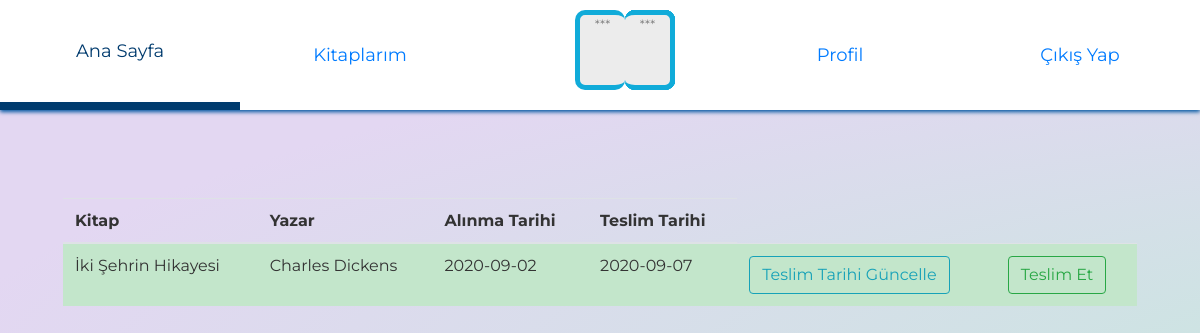
/user_book (signed in), run on the app's committed database.
### Models/borrow.py (models this page shows, shortened)
class Borrow(db.Model):
    __tablename__ = 'borrow'
    id = db.Column(db.Integer, primary_key=True)
    user_id = db.Column(db.Integer,db.ForeignKey('user.id'))
    book_id = db.Column(db.Integer,db.ForeignKey('book.id'))
    start_date = db.Column(db.DateTime,default=datetime.utcnow)
    end_date = db.Column(db.DateTime)

### Models/book.py (models this page shows, shortened)
class Book(db.Model):
    __tablename__ = 'book'
    id = db.Column(db.Integer, primary_key=True)
    title = db.Column(db.String(200))
    author = db.Column(db.String(200))
    type = db.Column(db.String(200),db.ForeignKey('type.id'))
    barcode = db.Column(db.Integer)
    status = db.Column(db.Boolean, default=True)
    img = db.Column(db.Text, unique=True, nullable=False)
    imgname = db.Column(db.Text, nullable=False)
    mimetype = db.Column(db.Text, nullable=False)

### Routes/routes.py (the view)
@routes.route("/user_book")
def user_book():
    orders = db.session.query(Borrow,Book).filter(Borrow.user_id == current_user.id).filter(Borrow.book_id== Book.id).all()
    print("***********orders********")
    print(orders)
    def convertdate(rdate):
        cdate=datetime.datetime.strptime(str(rdate).split(" ")[0], "%Y-%m-%d").date()
        return cdate
    time = datetime.datetime.now()
    return render_template("user_book.html",orders=orders,convertdate=convertdate,time=time)

### app.py (called while the page is built)
@login_manager.user_loader
def get(id):
    return User.query.get(id)

### templates/user_book.html (shortened to what this page needs)
<html>
<head>
    <link rel="stylesheet" href="https://maxcdn.bootstrapcdn.com/bootstrap/4.0.0/css/bootstrap.min.css">
    <link rel="stylesheet" type="text/css" href="../static/css/home.css" />
    <link rel="stylesheet" type="text/css" href="../static/css/search.css" />
</head>
<body>
    <div>
        <section class='header'>
            <header>
                <ul class='menu'>
                    <li class="anasayfa">
                        <a href='/home'>Ana Sayfa</a>
                    </li>
                    <li>
                        <a href='/user_book'>Kitaplarım</a>
                    </li>
                    <li>
                        <div class="logo">
                            <div class="paper">
                            </div>
                            <div class="paper">
                            </div>
                        </div>
                    </li>
                    <li>
                        <a href='/profile'>Profil</a>
                    </li>
                    <li class="logout">
                        <a href='/logout'>Çıkış Yap</a>
                    </li>
                </ul>
            </header>
        </section>
        <div style="margin-top: 150px;" class="container">
            <table class="table table-hover">
                <thead>
                    <tr>
                        <th scope="col">Kitap</th>
                        <th scope="col">Yazar</th>
                        <th scope="col">Alınma Tarihi</th>
                        <th scope="col">Teslim Tarihi</th>
                    </tr>
                </thead>
                <tbody>
                    {%for borrow,book in orders %}
                    {% if borrow.end_date < time %}
                    <tr class ="table-danger">
                        <td>{{book.title}}</td>
                        <td>{{book.author}}</td>
                        <td>{{convertdate(borrow.start_date)}}</td>
                        <td>{{convertdate(borrow.end_date)}}</td>
                        <td><a href="/postpone/{{borrow.id}}" class="btn btn-outline-info">Teslim Tarihi Güncelle</a></td>
                        <td><a href="/delivery_book/{{borrow.book_id}}" class="btn btn-outline-success">Teslim Et</a></td>
                    </tr>
                    {%else%}
                     <tr class ="table-success">
                        <td>{{book.title}}</td>
                        <td>{{book.author}}</td>
                        <td>{{convertdate(borrow.start_date)}}</td>
                        <td>{{convertdate(borrow.end_date)}}</td>
                        <td><a href="/postpone/{{borrow.id}}" class="btn btn-outline-info">Teslim Tarihi Güncelle</a></td>
                        <td><a href="/delivery_book/{{borrow.book_id}}" class="btn btn-outline-success">Teslim Et</a></td>
                    </tr>
                    {%endif%}
                    {% endfor %}
                </tbody>
            </table>
        </div>
    </div>
</body>
</html>

### static/css/home.css (style rules this page uses)
body { font-family: "Montserrat", Helvetica, sans-serif; background: radial-gradient( ellipse at center, rgba(194, 234, 219, 1) 0%, rgba(227, 215, 242, 1) 74%, rgba(227, 215, 242, 1) 74%); background-size: 300%; padding: 3em; color: #333; }
a { font-weight: 400; font-size: 18px; -webkit-transition: all 0.25s; transition: all 0.25s; }
ul { padding: 0; margin: 0; }
.header { position: fixed; top: 0; left: 0; right: 0; height: 110px; background: #fff; box-shadow: 0 2px 4px #0056a1; z-index: 2; }
.menu li { width: 20%; height: 110px; box-sizing: border-box; display: block; float: left; list-style: none; position: relative; display: table; border-bottom: 0px solid #007fed; -webkit-transition: all 0.25s; transition: all 0.25s; }
.menu li a { display: block; text-align: center; display: table-cell; vertical-align: middle; text-decoration: none; }
li .logo { position: relative; width: 40px; height: 70px; margin: 15px auto; perspective: 190px; transform-style: preserve-3d; -webkit-backface-visibility: visible; margin-left: 150px; }
.logo .paper { position: absolute; margin: auto; left: -9999px; right: -9999px; top: -9999px; bottom: -9999px; width: 50px; height: 80px; background: #ececec; border: 5px solid #10abd9; border-radius: 10px; border-left: 0; transform-origin: 0% 50%; text-align: center; color: gray; }
.logo .paper::after { content: "***"; font-size: 80%; }
.logo .paper:nth-child(2) { transform: rotateY(180deg); }
.logo .paper:nth-child(12) { animation: flip 2.5s infinite ease-in-out; animation-delay: 2.8861s; }

### static/css/search.css (style rules this page uses)
html, body { width: 100%; height: 100%; }
body { background: radial-gradient( ellipse at center, rgba(194, 234, 219, 1) 0%, rgba(227, 215, 242, 1) 74%, rgba(227, 215, 242, 1) 74%); background-size: 300%; font-family: "Montserrat", Helvetica, sans-serif; padding: 3em; color: #333; }

### data on the page
Borrow: title "İki Şehrin Hikayesi", author "Charles Dickens", start_date "2020-09-02", end_date "2020-09-07"
